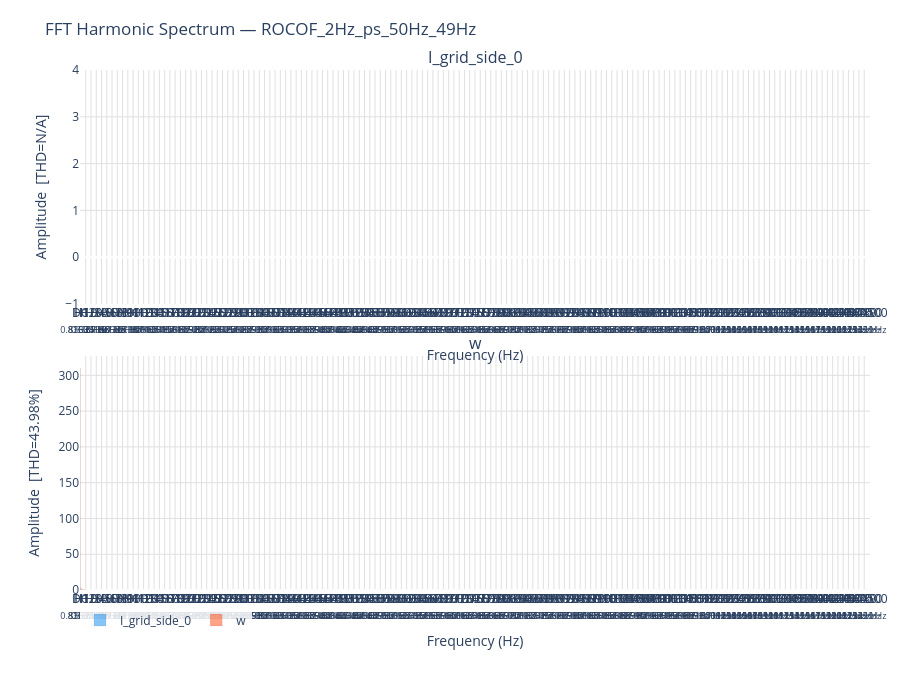

Notebook code for this chart:
### Code cell
plot_fft(
    fft_results,
    max_harm       = FFT_MAX_HARMONIC,
    show_dc        = FFT_SHOW_DC,
    show_grid      = FFT_SHOW_GRID,
    height_per_ch  = FFT_HEIGHT_PER_CH,
    fig_width      = FFT_WIDTH,
    title_override = FFT_TITLE,
    legend_names   = LEGEND_NAMES,
)

### Figure 1 — Plotly figure (JSON) as saved in the notebook; plotly's stock layout.template omitted (floating-point values rounded to 4 significant figures; data arrays with more than 128 entries replaced by an {"elided": "..."} marker saying what was removed)
{"data": [{"hoverinfo": "text", "hovertext": {"elided": "1501 str values"}, "marker": {"color": {"elided": "1501 str values"}, "line": {"color": "rgba(0,0,0,0.12)", "width": 0.5}}, "name": "I_grid_side_0", "type": "bar", "width": {"elided": "1501 float values"}, "x": {"elided": "1501 float values"}, "xaxis": "x", "y": {"elided": "1501 null values"}, "yaxis": "y"}, {"hoverinfo": "text", "hovertext": {"elided": "1501 str values"}, "marker": {"color": {"elided": "1501 str values"}, "line": {"color": "rgba(0,0,0,0.12)", "width": 0.5}}, "name": "w", "type": "bar", "width": {"elided": "1501 float values"}, "x": {"elided": "1501 float values"}, "xaxis": "x2", "y": {"elided": "1501 float values"}, "yaxis": "y2"}], "layout": {"annotations": [{"font": {"size": 16}, "showarrow": false, "text": "I_grid_side_0", "x": 0.5, "xanchor": "center", "xref": "paper", "y": 1, "yanchor": "bottom", "yref": "paper"}, {"font": {"size": 16}, "showarrow": false, "text": "w", "x": 0.5, "xanchor": "center", "xref": "paper", "y": 0.45, "yanchor": "bottom", "yref": "paper"}], "bargap": 0.15, "height": 680, "hovermode": "closest", "legend": {"bgcolor": "rgba(255,255,255,0.85)", "orientation": "h", "y": -0.03}, "margin": {"b": 90, "l": 80, "r": 30, "t": 70}, "paper_bgcolor": "white", "plot_bgcolor": "white", "title": {"text": "FFT Harmonic Spectrum — ROCOF_2Hz_ps_50Hz_49Hz"}, "xaxis": {"anchor": "y", "domain": [0, 1], "gridcolor": "#e0e0e0", "range": [-0.75, 1251.0], "showgrid": true, "tickangle": 0, "tickmode": "array", "ticktext": {"elided": "152 str values"}, "tickvals": {"elided": "152 float values"}, "title": {"text": "Frequency (Hz)"}}, "xaxis2": {"anchor": "y2", "domain": [0, 1], "gridcolor": "#e0e0e0", "range": [-0.75, 1251.0], "showgrid": true, "tickangle": 0, "tickmode": "array", "ticktext": {"elided": "152 str values"}, "tickvals": {"elided": "152 float values"}, "title": {"text": "Frequency (Hz)"}}, "yaxis": {"anchor": "x", "domain": [0.55, 1], "gridcolor": "#e0e0e0", "showgrid": true, "title": {"text": "Amplitude  [THD=N/A]"}}, "yaxis2": {"anchor": "x2", "domain": [0, 0.45], "gridcolor": "#e0e0e0", "showgrid": true, "title": {"text": "Amplitude  [THD=43.98%]"}}}}
